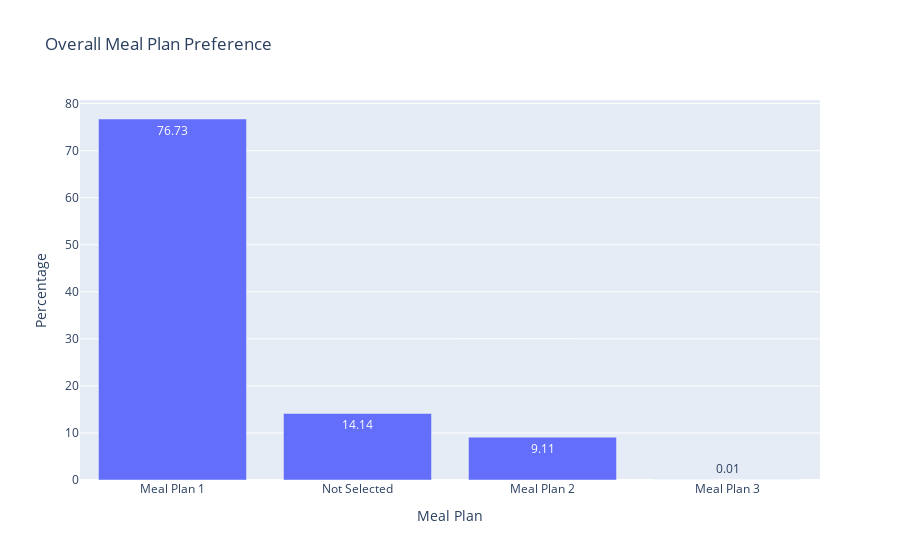

Notebook code for this chart:
### Markdown cell above
### 9. Now, let's try to figure out which meal plan is popular among all the customers

### Code cell
meal_pref = df["type_of_meal_plan"].value_counts(normalize=True).reset_index()
meal_pref.columns = ["Meal Plan", "Percentage"]
meal_pref["Percentage"] = (meal_pref["Percentage"] * 100).round(2)

fig = px.bar(meal_pref, x="Meal Plan", y="Percentage", 
             title="Overall Meal Plan Preference", text_auto=True)
fig.show()

### Figure 1 — Plotly figure (JSON) as saved in the notebook; plotly's stock layout.template omitted (floating-point values rounded to 4 significant figures)
{"data": [{"hovertemplate": "Meal Plan=%{x}<br>Percentage=%{y}<extra></extra>", "legendgroup": "", "marker": {"color": "#636efa", "pattern": {"shape": ""}}, "name": "", "orientation": "v", "showlegend": false, "textposition": "auto", "texttemplate": "%{y}", "type": "bar", "x": ["Meal Plan 1", "Not Selected", "Meal Plan 2", "Meal Plan 3"], "xaxis": "x", "y": [76.73, 14.14, 9.11, 0.01], "yaxis": "y"}], "layout": {"barmode": "relative", "legend": {"tracegroupgap": 0}, "title": {"text": "Overall Meal Plan Preference"}, "xaxis": {"anchor": "y", "domain": [0, 1], "title": {"text": "Meal Plan"}}, "yaxis": {"anchor": "x", "domain": [0, 1], "title": {"text": "Percentage"}}}}
